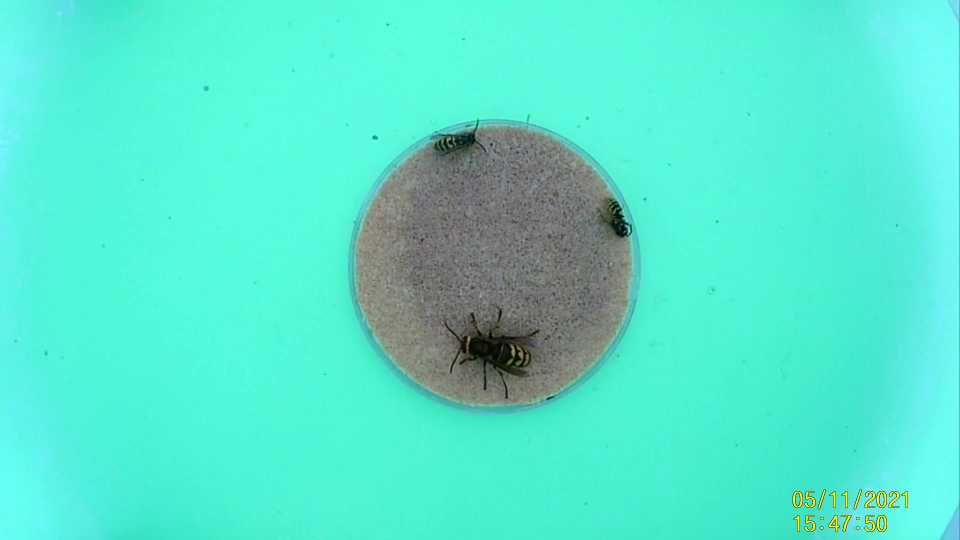
#> input picture VespAI Scale Reference(1).jpeg, 1920 x 1080 px, given in place of the camera (shown at 1/2 size)
$ python test-tracker.py
#> lines starting #> are read from the running program, lines starting #| are printed output that depends on the picture; after the words box and inside, x2 and y2 are one past the last pixel; in counts of white or black regions, pixels touching at a corner belong together
import cv2
import time

# =====================
# CONFIG
# =====================
FRAME_WIDTH = 640
FRAME_HEIGHT = 480
MIN_CONTOUR_AREA = 500     # anpassen je nach Szene
TRACKER_TYPE = "CSRT"      # später einfach auf "KCF" ändern
SHOW_MASK = False          # Taste 'm' toggelt Maske

# =====================
# TRACKER FACTORY
# =====================
def create_tracker():
    if TRACKER_TYPE == "CSRT":
        return cv2.TrackerCSRT_create()
    elif TRACKER_TYPE == "KCF":
        return cv2.TrackerKCF_create()
    else:
        raise ValueError("Unbekannter Tracker")

# =====================
# CAMERA
# =====================
cap = cv2.VideoCapture(0)
cap.set(cv2.CAP_PROP_FRAME_WIDTH, FRAME_WIDTH)
cap.set(cv2.CAP_PROP_FRAME_HEIGHT, FRAME_HEIGHT)

if not cap.isOpened():
    raise RuntimeError("Kamera konnte nicht geöffnet werden")

# =====================
# BACKGROUND SUBTRACTOR
# =====================
fgbg = cv2.createBackgroundSubtractorMOG2(
    history=300,
    varThreshold=25,
    detectShadows=False
)

tracker = None
tracking = False
bbox = None

prev_time = time.time()

print("DEBUG MODE gestartet")
print("Tasten:")
print("  q = Beenden")
print("  m = Motion-Maske ein/aus")
print("  r = Tracker zurücksetzen")

# =====================
# MAIN LOOP
# =====================
while True:
    ret, frame = cap.read()
#> frame is the input picture: shape (1080, 1920, 3); mean B, G, R 203.1, 228.1, 87.5
    if not ret:
        print("Cannot read cap")
        break

    frame = cv2.resize(frame, (FRAME_WIDTH, FRAME_HEIGHT))
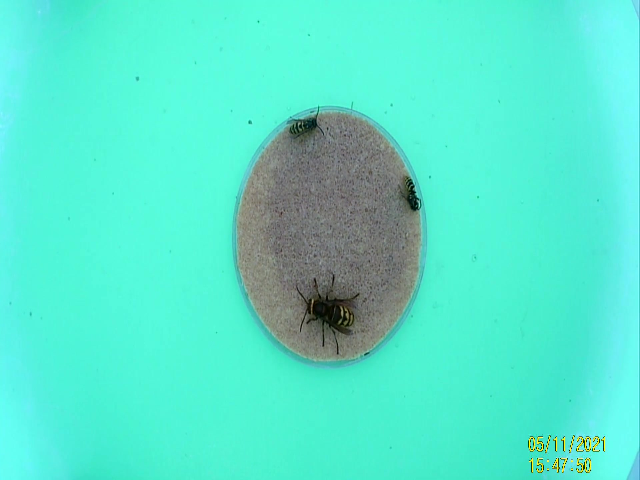
#> frame: shape (480, 640, 3); mean B, G, R 203.1, 228, 87.4
    gray = cv2.cvtColor(frame, cv2.COLOR_BGR2GRAY)
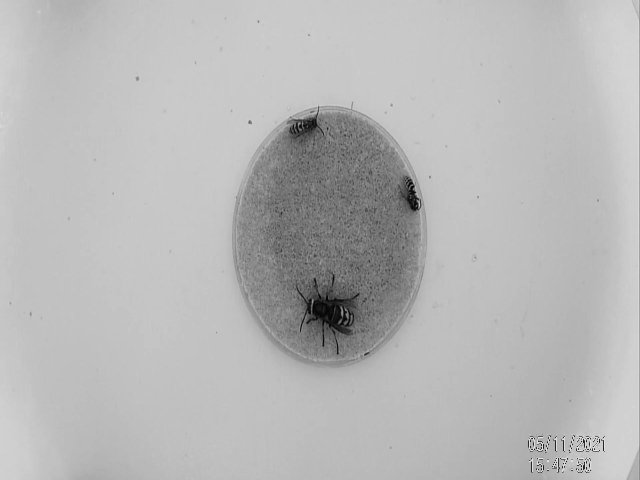
#> gray: shape (480, 640); min 0, max 235, mean 183.2

    # --- Motion Detection ---
    fgmask = fgbg.apply(gray)
#> fgmask: shape (480, 640); every value is 255
    fgmask = cv2.medianBlur(fgmask, 5)

    contours, _ = cv2.findContours(
        fgmask, cv2.RETR_EXTERNAL, cv2.CHAIN_APPROX_SIMPLE
    )
#> contours = [[[0, 0], [0, 479], [639, 479], [639, 0]]]

    motion_candidates = []

    for cnt in contours:
        area = cv2.contourArea(cnt)
        if area > MIN_CONTOUR_AREA:
            x, y, w, h = cv2.boundingRect(cnt)
            motion_candidates.append((x, y, w, h))
            cv2.rectangle(frame, (x, y), (x+w, y+h), (0, 255, 0), 1)
#> this loop made 1 pass
#> (cnt, area, x, y, w, h) on pass 1: ([[0, 0], [0, 479], [639, 479], [639, 0]], 306081, 0, 0, 640, 480)
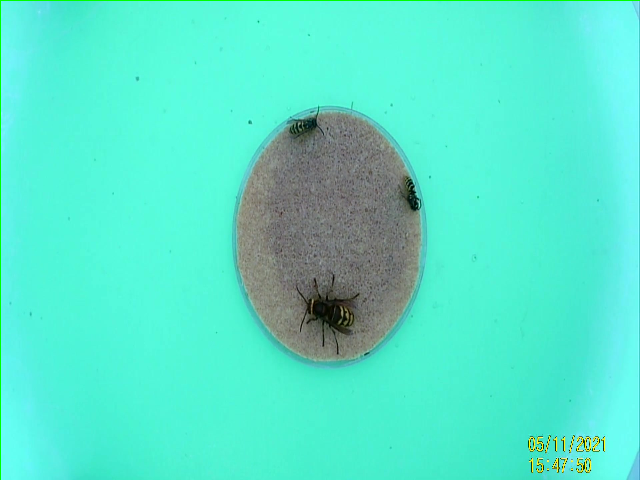
#> frame: shape (480, 640, 3); 0.36% of pixels changed, all inside (x1, y1, x2, y2) = (0, 0, 640, 480)
#> after the loop, motion_candidates = [(0, 0, 640, 480)]

    # --- Tracker Update ---
    if tracking:
        success, bbox = tracker.update(frame)
        if success:
            x, y, w, h = map(int, bbox)
            cv2.rectangle(frame, (x, y), (x+w, y+h), (0, 0, 255), 2)
            cv2.putText(frame, "TRACKING", (10, 60),
                        cv2.FONT_HERSHEY_SIMPLEX, 0.6, (0, 0, 255), 2)
        else:
            tracking = False
            tracker = None

    # --- Tracker Start ---
    if not tracking and motion_candidates:
        bbox = motion_candidates[0]
#> bbox = (0, 0, 640, 480)
        tracker = create_tracker()
        tracker.init(frame, bbox)
        tracking = True

    # --- FPS ---
    now = time.time()
    fps = 1 / (now - prev_time)
    prev_time = now

    cv2.putText(frame, f"FPS: {fps:.1f}", (10, 25),
                cv2.FONT_HERSHEY_SIMPLEX, 0.6, (255, 255, 255), 2)

    cv2.putText(frame, f"Motion objects: {len(motion_candidates)}",
                (10, 90), cv2.FONT_HERSHEY_SIMPLEX, 0.6, (255, 255, 255), 2)
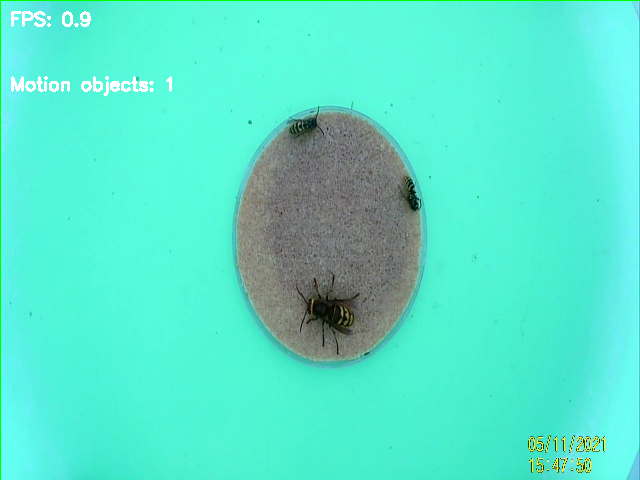
#> frame: shape (480, 640, 3); mean B, G, R 202.5, 228.1, 88

    # --- Anzeige ---
    if SHOW_MASK:
        cv2.imshow("Hornet Radar DEBUG (Mask)", fgmask)
    cv2.imshow("Hornet Radar DEBUG", frame)

    key = cv2.waitKey(1) & 0xFF
#> (key q is pressed here)
    if key == ord('q'):
        break
    elif key == ord('m'):
        SHOW_MASK = not SHOW_MASK
    elif key == ord('r'):
        tracking = False
        tracker = None

# =====================
# CLEANUP
# =====================
cap.release()
cv2.destroyAllWindows()
